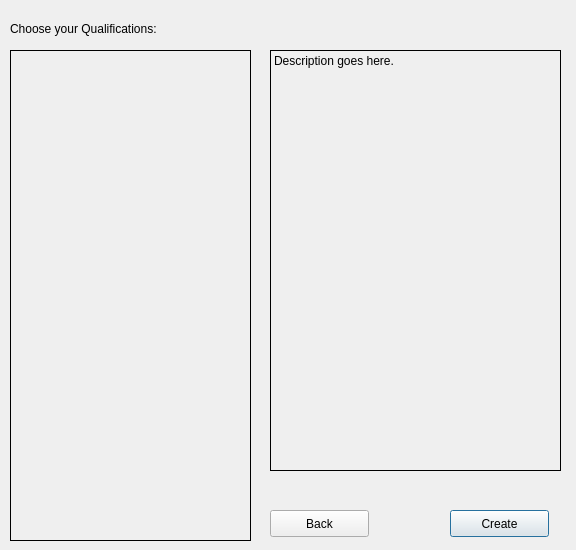
<?xml version="1.0" encoding="UTF-8"?>
<ui version="4.0">
 <class>CreateProject2</class>
 <widget class="QDialog" name="CreateProject2">
  <property name="geometry">
   <rect>
    <x>0</x>
    <y>0</y>
    <width>576</width>
    <height>550</height>
   </rect>
  </property>
  <property name="windowTitle">
   <string>Dialog</string>
  </property>
  <widget class="QScrollArea" name="scrollArea">
   <property name="geometry">
    <rect>
     <x>10</x>
     <y>50</y>
     <width>241</width>
     <height>491</height>
    </rect>
   </property>
   <property name="frameShape">
    <enum>QFrame::Box</enum>
   </property>
   <property name="frameShadow">
    <enum>QFrame::Plain</enum>
   </property>
   <property name="widgetResizable">
    <bool>true</bool>
   </property>
   <widget class="QWidget" name="scrollAreaWidgetContents">
    <property name="geometry">
     <rect>
      <x>0</x>
      <y>0</y>
      <width>239</width>
      <height>489</height>
     </rect>
    </property>
   </widget>
  </widget>
  <widget class="QLabel" name="label">
   <property name="geometry">
    <rect>
     <x>10</x>
     <y>20</y>
     <width>231</width>
     <height>17</height>
    </rect>
   </property>
   <property name="text">
    <string>Choose your Qualifications:</string>
   </property>
  </widget>
  <widget class="QLabel" name="DescriptionLabel">
   <property name="geometry">
    <rect>
     <x>270</x>
     <y>50</y>
     <width>291</width>
     <height>421</height>
    </rect>
   </property>
   <property name="font">
    <font>
     <kerning>true</kerning>
    </font>
   </property>
   <property name="frameShape">
    <enum>QFrame::Panel</enum>
   </property>
   <property name="text">
    <string>Description goes here.</string>
   </property>
   <property name="alignment">
    <set>Qt::AlignLeading|Qt::AlignLeft|Qt::AlignTop</set>
   </property>
  </widget>
  <widget class="QPushButton" name="CreateButton">
   <property name="geometry">
    <rect>
     <x>450</x>
     <y>510</y>
     <width>99</width>
     <height>27</height>
    </rect>
   </property>
   <property name="text">
    <string>Create</string>
   </property>
  </widget>
  <widget class="QPushButton" name="BackButton">
   <property name="geometry">
    <rect>
     <x>270</x>
     <y>510</y>
     <width>99</width>
     <height>27</height>
    </rect>
   </property>
   <property name="text">
    <string>Back</string>
   </property>
  </widget>
 </widget>
 <resources/>
 <connections/>
</ui>
